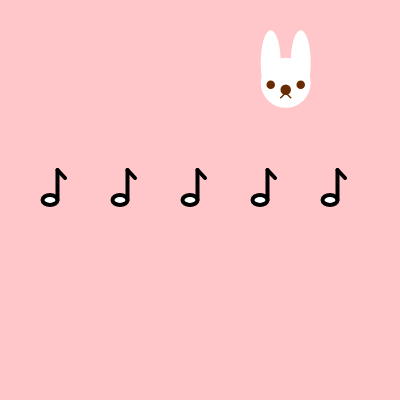
Frame 1 (no input)
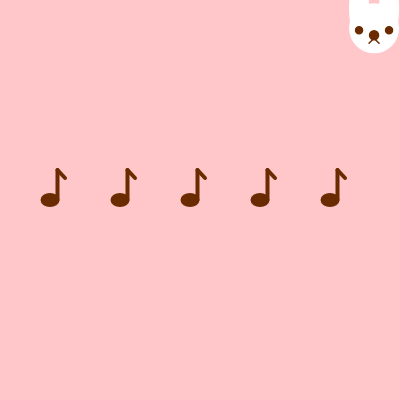
Frame 60 (no input)
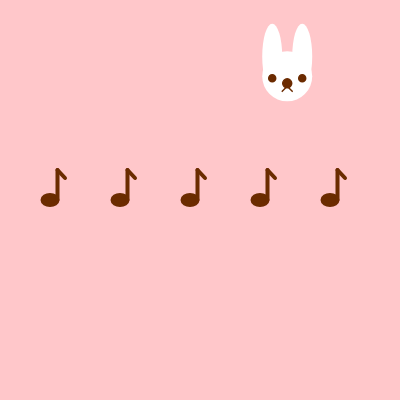
Frame 120 (the mouse pressed at the canvas centre since frame 60)

The p5.js sketch that drew these frames (run headless with seeded random() and noise() and a simulated clock; from frame 60 on, the mouse is pressed at the canvas centre):

// p5.js sketch
// ── sketch.js
let x, y, radius;
let xDir, yDir, speed;
let numNotes;

function setup() {
  createCanvas(400, 400);
  
  //position start for head is random
  x = random(width);
  y = random(height);
    
  //bunny head: size of circle
  radius = 50;
  
  //bunny direction
  xDir = random(-2,2);
  yDir = random(-2,2);
  
  //bunny speed
  speed = 1.5;
  
  //number of music notes for the loop
  numNotes = 5;
}


function draw() {
  background(255,199,202);
 
  // can change number of notes
  for (let i = 0; i < numNotes; i++) {
    let xPos = 50+i*70;
    let yPos = 200; 
    //MUSIC NOTE DRAWING
    strokeWeight(4);
    ellipse(xPos,yPos,15,10);
    line(xPos+7.5,yPos,xPos+7.5,yPos-30);
    line(xPos+7.5,yPos-30, xPos+15,yPos-22);
  }
  
  //DRAWING THE BUNNY
  noStroke();
  fill(255,255,255);
  ellipse(x-15,y-20,20,65); //left ear
  ellipse(x+15,y-20,20,65); //right ear
  circle(x,y,radius); //bunny head
  
  fill(107,43,0);
  stroke(107,43,0);
  strokeWeight(1.5)
  circle(x-15,y+2,7); //left eye
  circle(x+15,y+2,7); //right eye
  circle(x,y+7,9); //nose
  line(x-5,y+15,x,y+10) //left mouth
  line(x+5,y+15,x,y+10) //right mouth
  
  //CALLING THE FUNCTIONS
  updateBunny(speed); //move the bunny
  
  //keeping bunny in the canvas
  if (x - radius / 2 < 0 || x + radius / 2 > width) {
    xDir *= -1; }
  if (y - radius / 2 < 0 || y + radius / 2 > height) {
    yDir *= -1; }

}

/// MY FUNCTIONS !!! //

// move the bunny
function updateBunny(speed) {
  x += xDir * speed;
  y += yDir * speed;
}
